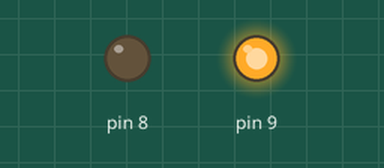
The sketch below on a simulated Arduino Uno, built with avr-gcc and run on an emulated ATmega328P. On the bench: output pins drawn as LEDs (lit = HIGH). The local clock reads 2024-03-15 10:24:30 at power-on unless the sketch sets it; what the sketch prints to the serial monitor is not drawn.

Above: at 0.1 s.
At 1.1 s:
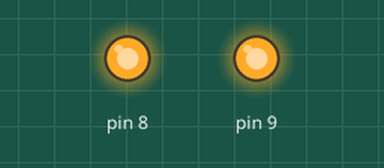
Timing chart, 0 to 2.6 s (numbered marks = the images above):
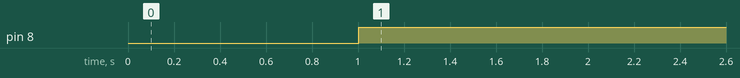

Measured:
- by itself, pin 8: LOW → HIGH at 1.0 s

The sketch:

real_time_clock.ino
```cpp
#include <Wire.h>
#include <DS3231.h>
int t;
DS3231 clock;
RTCDateTime dt;

void setup()
{
  Serial.begin(9600);
pinMode(8,OUTPUT);
pinMode(9,OUTPUT);
digitalWrite(8,LOW);
digitalWrite(9,HIGH);
  // Initialize DS3231
  Serial.println("Initialize DS3231");;
  clock.begin();


  clock.setDateTime(__DATE__, __TIME__);
}

void loop()
{
  dt = clock.getDateTime();

  // For leading zero look to DS3231_dateformat example

  //Serial.print("Raw data: ");
  //Serial.print(dt.year);   Serial.print("-");
  //Serial.print(dt.month);  Serial.print("-");
 // Serial.print(dt.day);    Serial.print(" ");
 // Serial.print(dt.hour);   Serial.print(":");
  Serial.print(dt.minute); Serial.print(":");
  //Serial.print(dt.second); Serial.println("");

  delay(1000);
// t=dt.hour;
  if(dt.hour>=6 && dt.hour<=19){
  digitalWrite(8,LOW);}
  else
  {
    digitalWrite(8,HIGH);
  }


}
```
